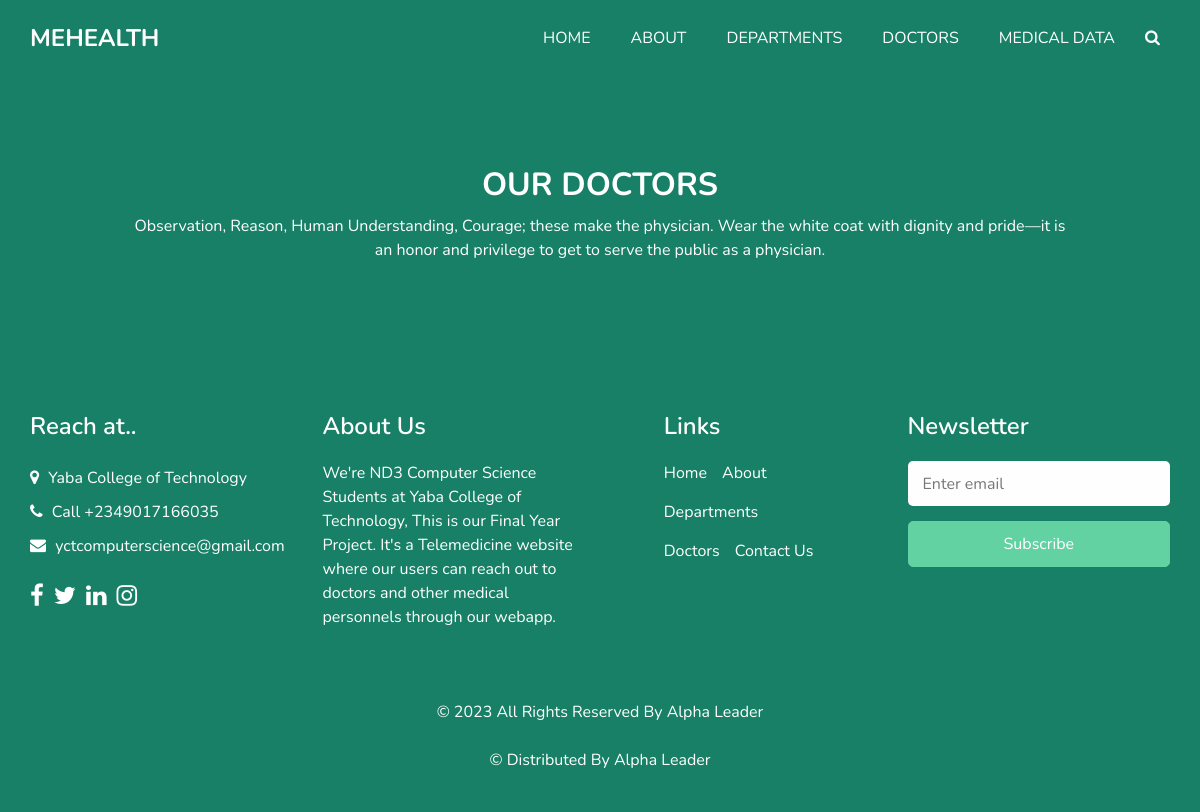
/doctors/, run on an earlier commit of the app's database.
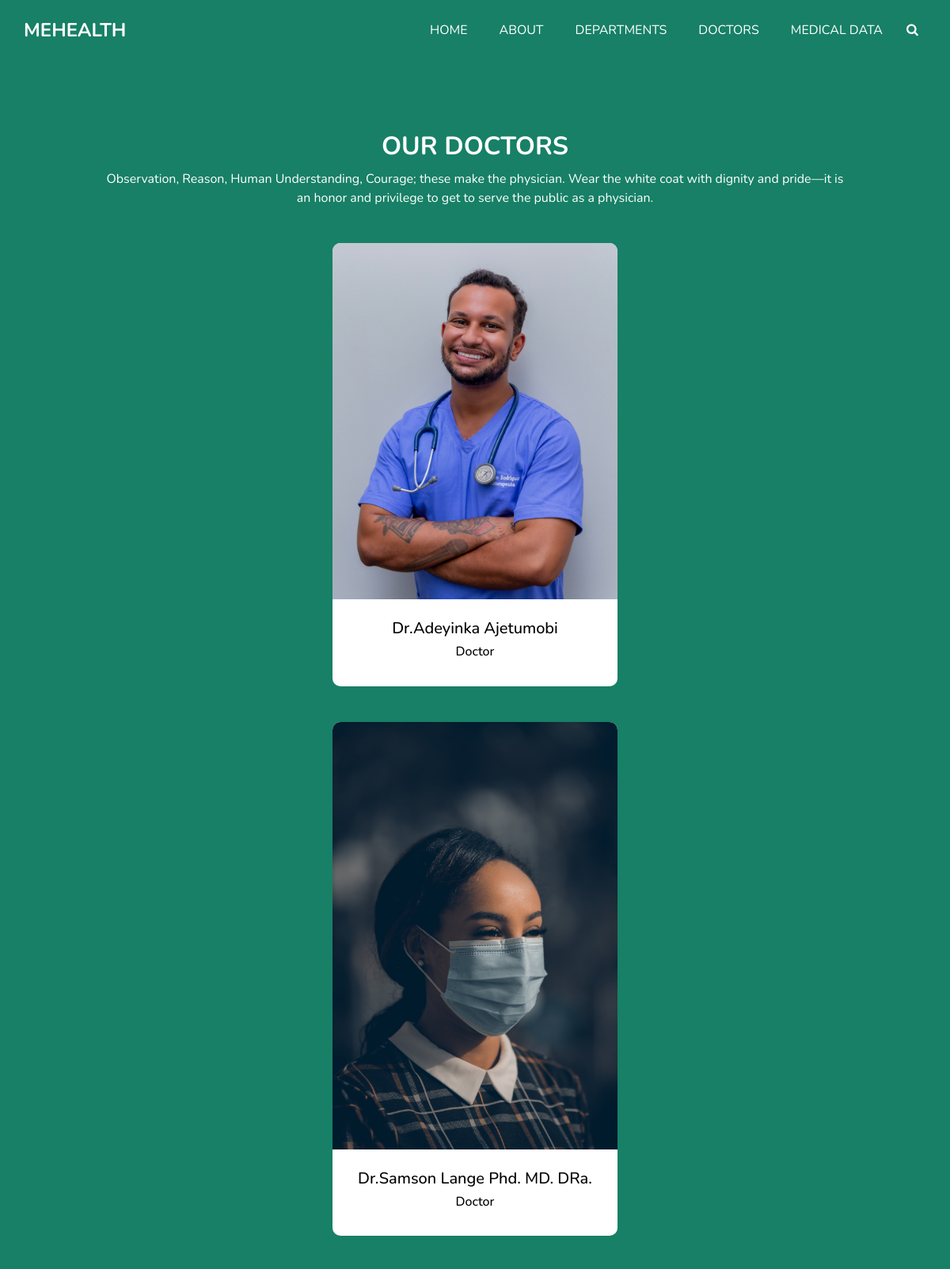
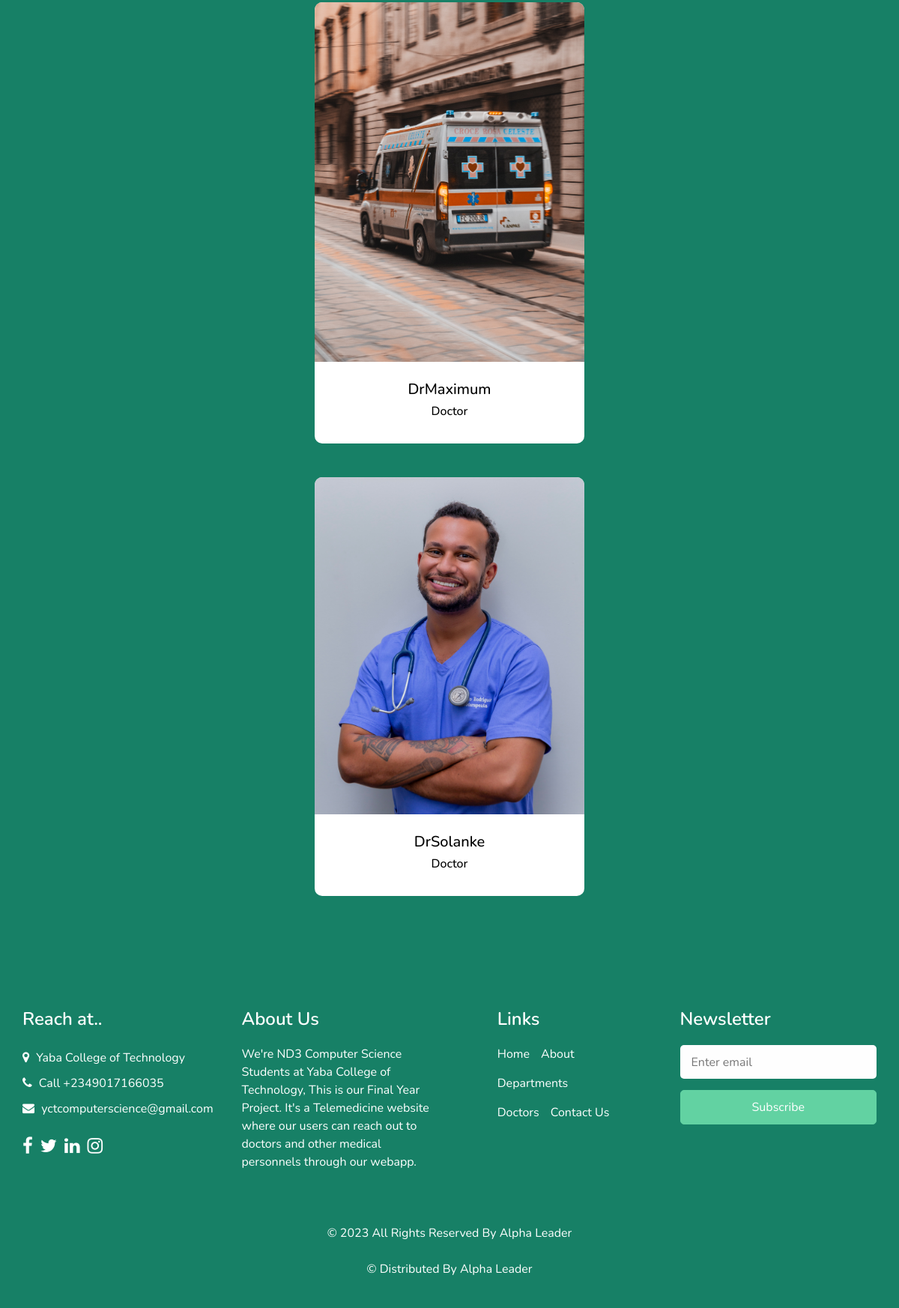
And on a later commit of the database (2 pictures, top to bottom).
### MeHealth/models.py (models this page shows, shortened)
class Doctors(models.Model):
    name = models.CharField(max_length=300)
    specialty = models.CharField(max_length=100)
    about = models.TextField(null=True, blank=True)
    profile_image = models.ImageField(upload_to="", null=True)

### MeHealth/views.py (the view)
# urls.py: re_path(r'^doctors/$', GetDoctors.as_view(), name="get_doctors"),
class GetDoctors(ListView):
    model = Doctors
    template_name = "doctors_detail.html"
    context_object_name = "doctors"

### MeHealth/templates/doctors_detail.html (shortened to what this page needs)
{% load static %}
<!DOCTYPE html>
<html>
<head>
  <link rel="stylesheet" type="text/css" href="{% static 'css/bootstrap.css' %}" />
  <link rel="stylesheet" type="text/css" href="https://cdnjs.cloudflare.com/ajax/libs/OwlCarousel2/2.3.4/assets/owl.carousel.min.css" />
  <link href="{% static 'css/font-awesome.min.css' %}" rel="stylesheet" />
  <link href="{% static 'css/style.css' %}" rel="stylesheet" />
  <link href="{% static 'css/responsive.css' %}" rel="stylesheet" />
</head>
<body class="sub_page">
  <div class="hero_area">
    <header class="header_section">
      <div class="container">
        <nav class="navbar navbar-expand-lg custom_nav-container ">
          <a class="navbar-brand" href="index.html">
            <span>
              MeHealth
            </span>
          </a>
          <div class="collapse navbar-collapse" id="navbarSupportedContent">
            <ul class="navbar-nav">
              <li class="nav-item">
                <a class="nav-link" href="{% url 'med:index' %}">Home </a>
              </li>
              <li class="nav-item">
                <a class="nav-link" href=""> About</a>
              </li>
              <li class="nav-item">
                <a class="nav-link" href="{% url 'med:consult' %}">Departments</a>
              </li>
              <li class="nav-item active">
                <a class="nav-link" href="{% url 'med:get_doctors' %}">Doctors <span class="sr-only">(current)</span> </a>
              </li>
              <li class="nav-item">
                <a class="nav-link" href="{% url 'med:medical_data' %}">Medical Data</a>
              </li>
              <form class="form-inline">
                <button class="btn  my-2 my-sm-0 nav_search-btn" type="submit">
                  <i class="fa fa-search" aria-hidden="true"></i>
                </button>
              </form>
            </ul>
          </div>
        </nav>
      </div>
    </header>
  </div>
  <section class="doctor_section layout_padding">
    <div class="container">
      <div class="heading_container heading_center">
        <h2>
          Our Doctors
        </h2>
        <p class="col-md-10 mx-auto px-0">
          Observation, Reason, Human Understanding, Courage; these make the physician. Wear the white coat with dignity and pride—it is an honor and privilege to get to serve the public as a physician.
      </div>
    {% for doctors in doctors %}
      <div class="row">
        <div class="col-sm-6 col-lg-4 mx-auto">
          <div class="box">
            <div class="img-box">
              <img src="{{doctors.profile_image.url}}" alt="">
            </div>
            <div class="detail-box">
              <h5>
                {{doctors.specialty}}{{doctors.name}}
              </h5>
              <h6 class="">
                Doctor
              </h6>
            </div>
          </div>
        </div>
      </div>
     {% endfor %}
      </div>
      </section>
      </body>
  <footer class="footer_section">
    <div class="container">
      <div class="row">
        <div class="col-md-6 col-lg-3 footer_col">
          <div class="footer_contact">
            <h4>
              Reach at..
            </h4>
            <div class="contact_link_box">
              <a href="">
                <i class="fa fa-map-marker" aria-hidden="true"></i>
                <span>
                  Yaba College of Technology
                </span>
              </a>
              <a href="">
                <i class="fa fa-phone" aria-hidden="true"></i>
                <span>
                  Call +2349017166035
                </span>
              </a>
              <a href="">
                <i class="fa fa-envelope" aria-hidden="true"></i>
                <span>
                  yctcomputerscience@gmail.com
                </span>
              </a>
            </div>
          </div>
          <div class="footer_social">
            <a href="">
              <i class="fa fa-facebook" aria-hidden="true"></i>
            </a>
            <a href="">
              <i class="fa fa-twitter" aria-hidden="true"></i>
            </a>
            <a href="">
              <i class="fa fa-linkedin" aria-hidden="true"></i>
            </a>
            <a href="">
              <i class="fa fa-instagram" aria-hidden="true"></i>
            </a>
          </div>
        </div>
        <div class="col-md-6 col-lg-3 footer_col">
          <div class="footer_detail">
            <h4>
              About Us
            </h4>
            <p>
              We're ND3 Computer Science Students at Yaba College of Technology, This is our Final Year Project. It's a Telemedicine website where our users can reach out to doctors and other medical personnels through our webapp.
            </p>
          </div>
        </div>
        <div class="col-md-6 col-lg-2 mx-auto footer_col">
          <div class="footer_link_box">
            <h4>
              Links
            </h4>
            <div class="footer_links">
              <a class="" href="index.html">
                Home
              </a>
              <a class="" href="about.html">
                About
              </a>
              <a class="" href="departments.html">
                Departments
              </a>
              <a class="active" href="doctors.html">
                Doctors
              </a>
              <a class="" href="contact.html">
                Contact Us
              </a>
            </div>
          </div>
        </div>
        <div class="col-md-6 col-lg-3 footer_col ">
          <h4>
            Newsletter
          </h4>
          <form action="#">
            <input type="email" placeholder="Enter email" />
            <button type="submit">
              Subscribe
            </button>
          </form>
        </div>
      </div>
      <div class="footer-info">
        <p>
          &copy; <span id="displayYear"></span> All Rights Reserved By
          <a href="https://html.design/">Alpha Leader<br><br></a>
            &copy;  Distributed By
            <a href="https://themewagon.com/">Alpha Leader</a>
        </p>
      </div>
    </div>
  </footer>
</body>
</html>

### MeHealth/static/css/style.css (style rules this page uses)
body { font-family: 'Nunito', sans-serif; color: #000000; background-color: #fefefe; overflow-x: hidden; }
.layout_padding { padding: 90px 0; }
.heading_container { display: -webkit-box; display: -ms-flexbox; display: flex; -webkit-box-orient: vertical; -webkit-box-direction: normal; -ms-flex-direction: column; flex-direction: column; -webkit-box-align: start; -ms-flex-align: start; align-items: flex-start; }
.heading_container h2 { position: relative; font-weight: bold; margin-bottom: 0; text-transform: uppercase; }
.heading_container p { margin-top: 10px; margin-bottom: 0; }
.heading_container.heading_center { -webkit-box-align: center; -ms-flex-align: center; align-items: center; text-align: center; }
a, a:hover, a:focus { text-decoration: none; }
.btn, .btn:focus { outline: none !important; -webkit-box-shadow: none; box-shadow: none; }
.hero_area { position: relative; min-height: 100vh; display: -webkit-box; display: -ms-flexbox; display: flex; -webkit-box-orient: vertical; -webkit-box-direction: normal; -ms-flex-direction: column; flex-direction: column; }
.sub_page .hero_area { min-height: auto; background-color: #178066; }
.header_section { padding: 15px 0; }
.navbar-brand span { font-weight: bold; font-size: 24px; color: #ffffff; text-transform: uppercase; }
.custom_nav-container { padding: 0; }
.custom_nav-container .navbar-nav { margin-left: auto; }
.custom_nav-container .navbar-nav .nav-item .nav-link { padding: 5px 20px; color: #ffffff; text-align: center; text-transform: uppercase; border-radius: 5px; -webkit-transition: all 0.3s; transition: all 0.3s; }
.custom_nav-container .nav_search-btn { width: 35px; height: 35px; padding: 0; border: none; color: #ffffff; }
.doctor_section { background: #178066; }
.doctor_section .heading_container { color: #ffffff; }
.doctor_section .box { display: -webkit-box; display: -ms-flexbox; display: flex; -webkit-box-orient: vertical; -webkit-box-direction: normal; -ms-flex-direction: column; flex-direction: column; overflow: hidden; margin-top: 45px; border-radius: 10px; overflow: hidden; background: #ffffff; }
.doctor_section .box .img-box { width: 100%; }
.doctor_section .box .img-box img { width: 100%; }
.doctor_section .box .detail-box { width: 100%; padding: 25px 15px; text-align: center; position: relative; }
.footer_section { background: #178066; color: #ffffff; padding: 60px 0 15px 0; position: relative; }
.footer_section h4 { font-weight: 600; margin-bottom: 20px; }
.footer_section .footer_col { margin-bottom: 30px; }
.footer_section .footer_contact .contact_link_box { display: -webkit-box; display: -ms-flexbox; display: flex; -webkit-box-orient: vertical; -webkit-box-direction: normal; -ms-flex-direction: column; flex-direction: column; }
.footer_section .footer_contact .contact_link_box a { margin: 5px 0; color: #ffffff; }
.footer_section .footer_contact .contact_link_box a i { margin-right: 5px; }
.footer_section .footer_social { display: -webkit-box; display: -ms-flexbox; display: flex; margin-top: 20px; margin-bottom: 10px; }
.footer_section .footer_social a { display: -webkit-box; display: -ms-flexbox; display: flex; -webkit-box-pack: center; -ms-flex-pack: center; justify-content: center; -webkit-box-align: center; -ms-flex-align: center; align-items: center; color: #ffffff; border-radius: 100%; margin-right: 10px; font-size: 24px; }
.footer_section .footer_links { display: -webkit-box; display: -ms-flexbox; display: flex; -ms-flex-wrap: wrap; flex-wrap: wrap; }
.footer_section .footer_links a { display: -webkit-box; display: -ms-flexbox; display: flex; -webkit-box-align: center; -ms-flex-align: center; align-items: center; margin-right: 15px; margin-bottom: 15px; color: #ffffff; }
.footer_section form input { border: none; background-color: #fefefe; width: 100%; height: 45px; color: #000000; outline: none; border-radius: 5px; padding: 0 15px; }
.footer_section form input::placeholder { color: #777; }
.footer_section form button { width: 100%; text-align: center; display: inline-block; padding: 10px 55px; background-color: #62d2a2; color: #ffffff; border-radius: 5px; -webkit-transition: all 0.3s; transition: all 0.3s; border: 1px solid #62d2a2; margin-top: 15px; }
.footer_section .footer-info { text-align: center; }
.footer_section .footer-info p { color: #ffffff; padding: 25px 0; margin: 0; }
.footer_section .footer-info p a { color: inherit; }

### MeHealth/static/css/responsive.css (style rules this page uses)
@media (min-width: 1200px) { .container { max-width: 1170px; } }

What changed in the data, as far as the page shows it:
added Doctors: profile_image (picture), specialty "Dr.", name "Adeyinka Ajetumobi"
added Doctors: profile_image (picture), specialty "Dr.", name "Samson Lange Phd. MD. DRa."
added Doctors: profile_image (picture), specialty "Dr", name "Maximum"
added Doctors: profile_image (picture), specialty "Dr", name "Solanke"
